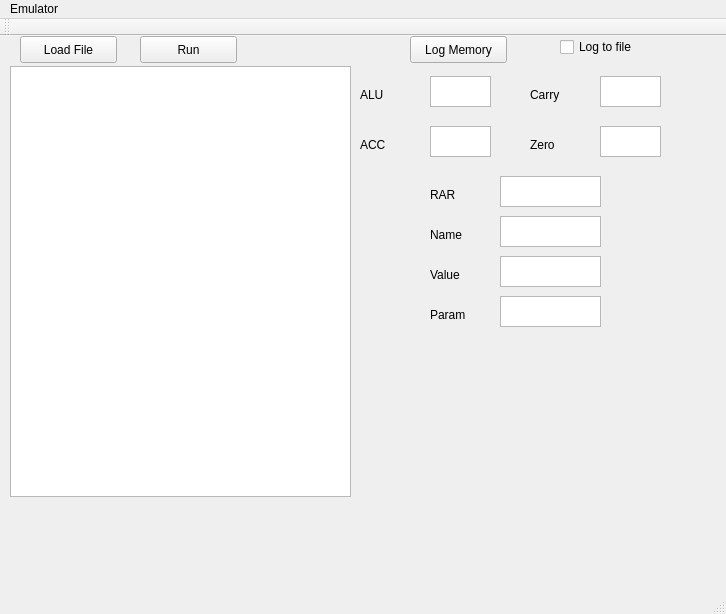
<?xml version="1.0" encoding="UTF-8"?>
<ui version="4.0">
 <class>MainWindow</class>
 <widget class="QMainWindow" name="MainWindow">
  <property name="geometry">
   <rect>
    <x>0</x>
    <y>0</y>
    <width>726</width>
    <height>614</height>
   </rect>
  </property>
  <property name="windowTitle">
   <string>MainWindow</string>
  </property>
  <widget class="QWidget" name="centralWidget">
   <widget class="QPushButton" name="LoadFile">
    <property name="geometry">
     <rect>
      <x>20</x>
      <y>0</y>
      <width>97</width>
      <height>27</height>
     </rect>
    </property>
    <property name="text">
     <string>Load File</string>
    </property>
   </widget>
   <widget class="QPushButton" name="Run">
    <property name="geometry">
     <rect>
      <x>140</x>
      <y>0</y>
      <width>97</width>
      <height>27</height>
     </rect>
    </property>
    <property name="text">
     <string>Run</string>
    </property>
   </widget>
   <widget class="QTextEdit" name="ALU">
    <property name="geometry">
     <rect>
      <x>430</x>
      <y>40</y>
      <width>61</width>
      <height>31</height>
     </rect>
    </property>
   </widget>
   <widget class="QLabel" name="label">
    <property name="geometry">
     <rect>
      <x>360</x>
      <y>50</y>
      <width>51</width>
      <height>17</height>
     </rect>
    </property>
    <property name="text">
     <string>ALU</string>
    </property>
   </widget>
   <widget class="QLabel" name="label_2">
    <property name="geometry">
     <rect>
      <x>360</x>
      <y>100</y>
      <width>51</width>
      <height>17</height>
     </rect>
    </property>
    <property name="text">
     <string>ACC</string>
    </property>
   </widget>
   <widget class="QLabel" name="label_3">
    <property name="geometry">
     <rect>
      <x>530</x>
      <y>50</y>
      <width>51</width>
      <height>17</height>
     </rect>
    </property>
    <property name="text">
     <string>Carry</string>
    </property>
   </widget>
   <widget class="QLabel" name="label_4">
    <property name="geometry">
     <rect>
      <x>530</x>
      <y>100</y>
      <width>51</width>
      <height>17</height>
     </rect>
    </property>
    <property name="text">
     <string>Zero</string>
    </property>
   </widget>
   <widget class="QTextEdit" name="ACC">
    <property name="geometry">
     <rect>
      <x>430</x>
      <y>90</y>
      <width>61</width>
      <height>31</height>
     </rect>
    </property>
   </widget>
   <widget class="QTextEdit" name="Carry">
    <property name="geometry">
     <rect>
      <x>600</x>
      <y>40</y>
      <width>61</width>
      <height>31</height>
     </rect>
    </property>
   </widget>
   <widget class="QTextEdit" name="Zero">
    <property name="geometry">
     <rect>
      <x>600</x>
      <y>90</y>
      <width>61</width>
      <height>31</height>
     </rect>
    </property>
   </widget>
   <widget class="QTextEdit" name="RAR">
    <property name="geometry">
     <rect>
      <x>500</x>
      <y>140</y>
      <width>101</width>
      <height>31</height>
     </rect>
    </property>
   </widget>
   <widget class="QTableView" name="theMemory">
    <property name="geometry">
     <rect>
      <x>10</x>
      <y>30</y>
      <width>341</width>
      <height>431</height>
     </rect>
    </property>
    <property name="alternatingRowColors">
     <bool>false</bool>
    </property>
    <property name="selectionMode">
     <enum>QAbstractItemView::SingleSelection</enum>
    </property>
    <property name="selectionBehavior">
     <enum>QAbstractItemView::SelectRows</enum>
    </property>
    <property name="showGrid">
     <bool>false</bool>
    </property>
    <attribute name="horizontalHeaderCascadingSectionResizes">
     <bool>false</bool>
    </attribute>
   </widget>
   <widget class="QLabel" name="label_6">
    <property name="geometry">
     <rect>
      <x>430</x>
      <y>150</y>
      <width>51</width>
      <height>17</height>
     </rect>
    </property>
    <property name="text">
     <string>RAR</string>
    </property>
   </widget>
   <widget class="QLabel" name="label_7">
    <property name="geometry">
     <rect>
      <x>430</x>
      <y>190</y>
      <width>51</width>
      <height>17</height>
     </rect>
    </property>
    <property name="text">
     <string>Name</string>
    </property>
   </widget>
   <widget class="QTextEdit" name="CurrentName">
    <property name="geometry">
     <rect>
      <x>500</x>
      <y>180</y>
      <width>101</width>
      <height>31</height>
     </rect>
    </property>
   </widget>
   <widget class="QTextEdit" name="CurrentValue">
    <property name="geometry">
     <rect>
      <x>500</x>
      <y>220</y>
      <width>101</width>
      <height>31</height>
     </rect>
    </property>
   </widget>
   <widget class="QLabel" name="label_8">
    <property name="geometry">
     <rect>
      <x>430</x>
      <y>230</y>
      <width>51</width>
      <height>17</height>
     </rect>
    </property>
    <property name="text">
     <string>Value</string>
    </property>
   </widget>
   <widget class="QTextEdit" name="CurrentParam">
    <property name="geometry">
     <rect>
      <x>500</x>
      <y>260</y>
      <width>101</width>
      <height>31</height>
     </rect>
    </property>
   </widget>
   <widget class="QLabel" name="label_9">
    <property name="geometry">
     <rect>
      <x>430</x>
      <y>270</y>
      <width>51</width>
      <height>17</height>
     </rect>
    </property>
    <property name="text">
     <string>Param</string>
    </property>
   </widget>
   <widget class="QCheckBox" name="logging">
    <property name="geometry">
     <rect>
      <x>560</x>
      <y>0</y>
      <width>97</width>
      <height>22</height>
     </rect>
    </property>
    <property name="text">
     <string>Log to file</string>
    </property>
   </widget>
   <widget class="QPushButton" name="MemoryWrite">
    <property name="geometry">
     <rect>
      <x>410</x>
      <y>0</y>
      <width>97</width>
      <height>27</height>
     </rect>
    </property>
    <property name="text">
     <string>Log Memory</string>
    </property>
   </widget>
  </widget>
  <widget class="QMenuBar" name="menuBar">
   <property name="geometry">
    <rect>
     <x>0</x>
     <y>0</y>
     <width>726</width>
     <height>25</height>
    </rect>
   </property>
   <widget class="QMenu" name="menuEmulator">
    <property name="title">
     <string>Emulator</string>
    </property>
   </widget>
   <addaction name="menuEmulator"/>
  </widget>
  <widget class="QToolBar" name="mainToolBar">
   <attribute name="toolBarArea">
    <enum>TopToolBarArea</enum>
   </attribute>
   <attribute name="toolBarBreak">
    <bool>false</bool>
   </attribute>
  </widget>
  <widget class="QStatusBar" name="statusBar"/>
 </widget>
 <layoutdefault spacing="6" margin="11"/>
 <resources/>
 <connections/>
</ui>
